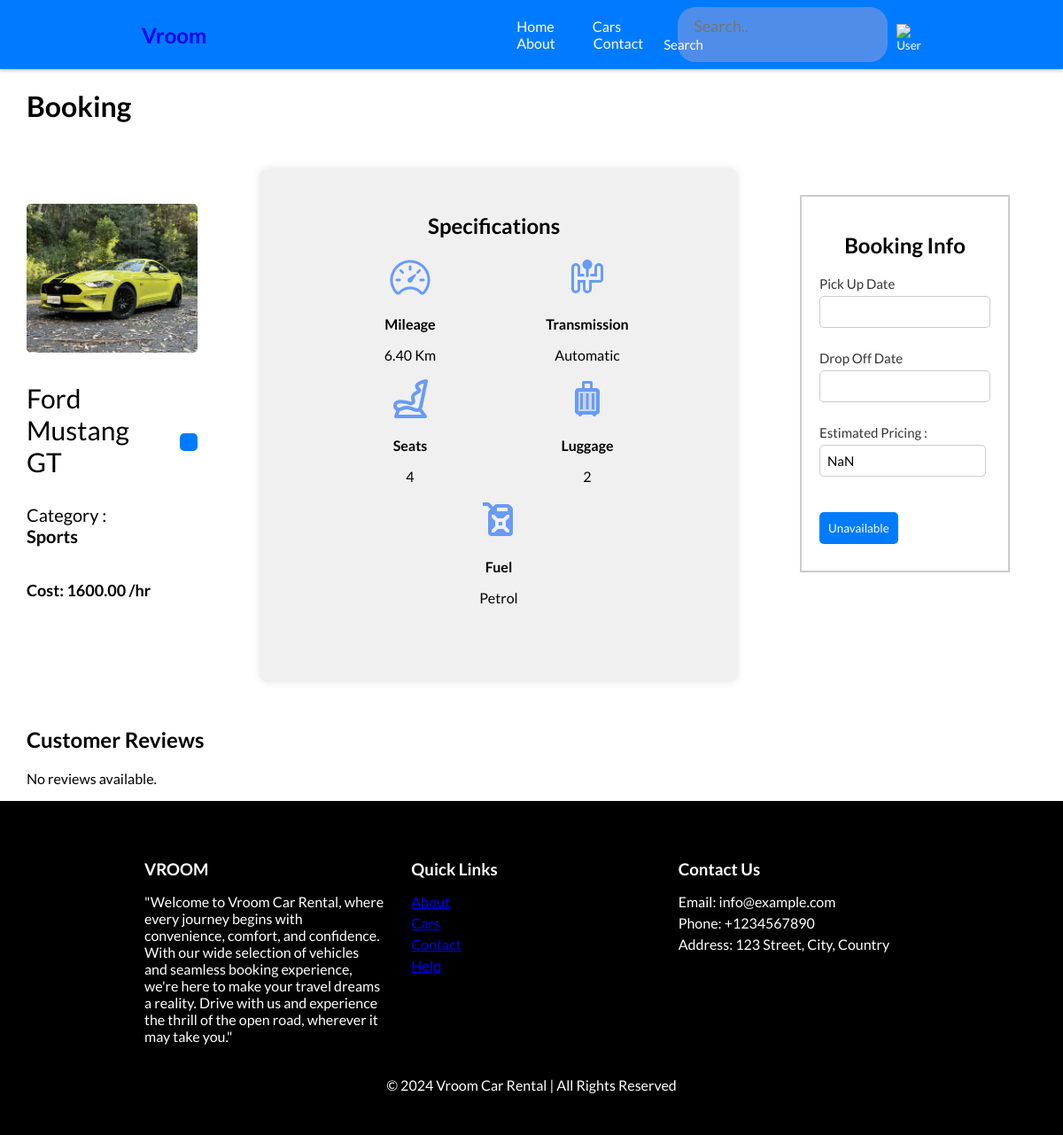
Before: /cars/bookings/10/ (signed in) with the older database file.
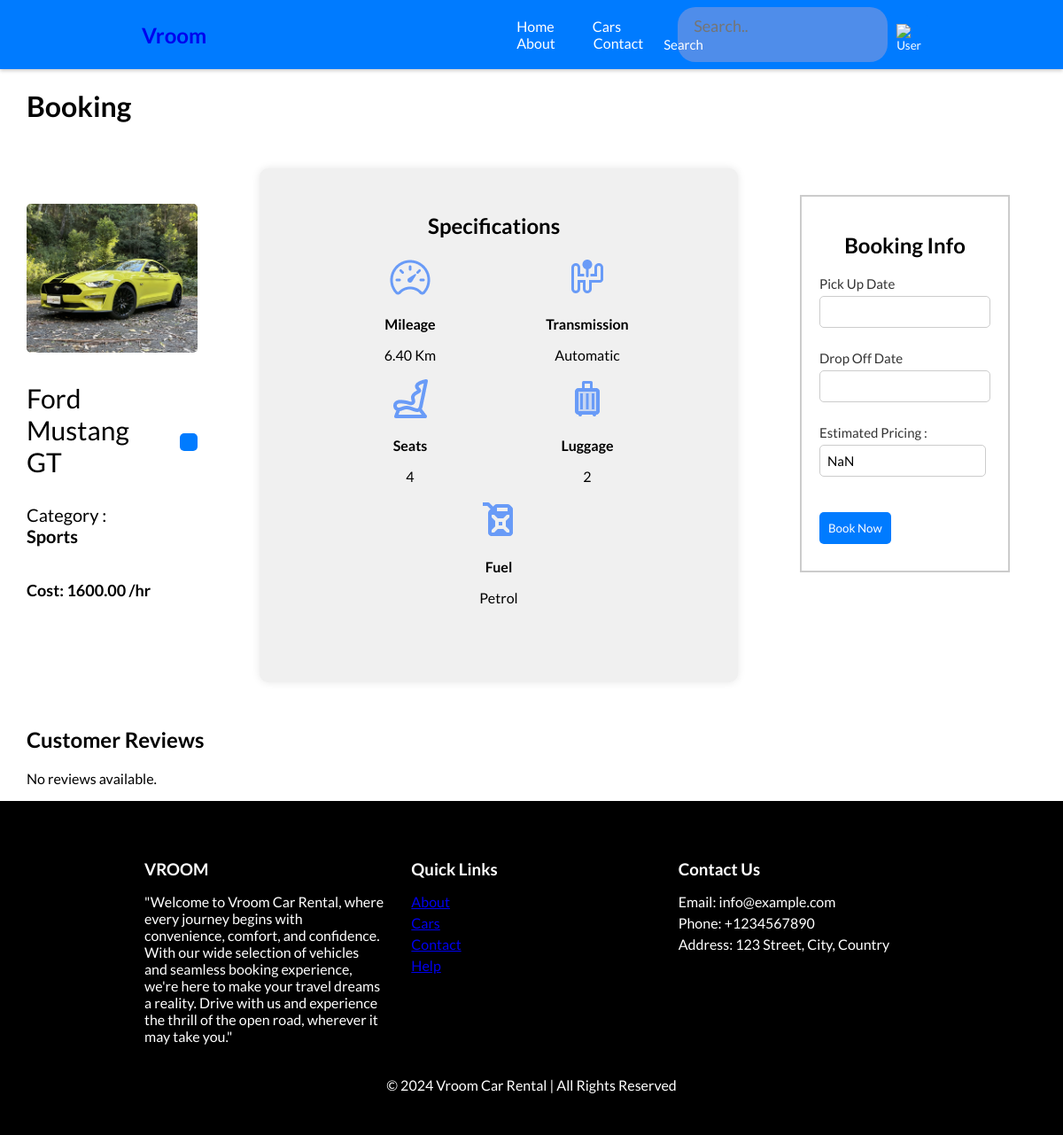
After: the same page with the newer database file.
### booking/views.py (the view)
# urls.py: path('bookings/<int:car_id>/', book_car, name='bookings'),
@login_required(login_url='login')
def book_car(request, car_id):
    car = get_object_or_404(Car, id=car_id)
    approved_reviews = car.reviews.filter(approved=True)
    try:
        id_verification = IDVerification.objects.get(user=request.user)
        id_verification_status = id_verification.status == 'verified'
    except IDVerification.DoesNotExist:
        id_verification_status = False
    if Booking.objects.filter(user=request.user, car=car, status='pending').exists():
        return render(request, 'booking.html', {'car': car, 'message': 'You have already booked this car.', 'isbooked': True,'reviews': approved_reviews})
    if request.method == 'POST':
        form = CarSearchForm(request.POST)
        if form.is_valid():
            pickup_datetime = form.cleaned_data['pickup_datetime']
            dropoff_datetime = form.cleaned_data['dropoff_datetime']
            duration_hours = Decimal((dropoff_datetime - pickup_datetime).total_seconds()) / Decimal(3600)
            total_price = round(duration_hours * car.hourly_rate, 2)
            pickup_datetime_str = pickup_datetime.strftime('%Y-%m-%d %H:%M:%S')
            dropoff_datetime_str = dropoff_datetime.strftime('%Y-%m-%d %H:%M:%S')
            context = {
                'car': car,
                'pickup_datetime': pickup_datetime_str,
                'dropoff_datetime': dropoff_datetime_str,
                'total_price': total_price,
            }
            return render(request, 'payment.html', context)
    else:
        form = CarSearchForm()
    return render(request, 'booking.html', {'car': car,'form':form, 'id_verification_status': id_verification_status, 'reviews': approved_reviews})

### booking/forms.py
class CarSearchForm(forms.Form):
    pickup_datetime = forms.DateTimeField(label='Pickup Date and Time')
    dropoff_datetime = forms.DateTimeField(label='Drop-off Date and Time')
    location = forms.ChoiceField(label='Location', choices=[('Kathmandu','Kathmandu'),('Pokhara','Pokhara')], widget=forms.Select)

### booking/context_processors.py (called while the page is built)
def new_requests(request):
    return {
        'new_booking_requests': Booking.objects.filter(status='pending').count(),
        'new_verification_requests': IDVerification.objects.filter(status='pending').count(),
    }

### templates/booking.html (shortened to what the changed rows need)
{% extends "base.html" %}
{% load static %}
{% block head %}
<link rel="stylesheet" href="{% static 'booking.css' %}">
<link rel="stylesheet" href="{% static 'style.css' %}">
<link rel="stylesheet" href="{% static 'popup.css' %}">
<link rel="stylesheet" href="{% static 'alert.css' %}">
<link rel="stylesheet" href="https://cdnjs.cloudflare.com/ajax/libs/font-awesome/6.0.0-beta3/css/all.min.css"
 />
<link rel="stylesheet" href="https://cdnjs.cloudflare.com/ajax/libs/flatpickr/4.6.13/flatpickr.min.css">
<link rel="stylesheet" href="https://cdnjs.cloudflare.com/ajax/libs/font-awesome/4.7.0/css/font-awesome.min.css">
{% endblock %}
{% block content %}
<h1>Booking</h1>
{% if car %}
<div class="car-container">
    <div class="specification-box">
        <div class="specifications-container">
            <h2>Specifications</h2>
        </div>
    </div>
    <div class="booking-container">
        <h2>Booking Info</h2>
        <form method="post" id="carForm">
            <p class="input-label">Pick Up Date</p>
            <input type="text" name="{{ form.pickup_datetime.name }}" required="" id="id_pickup_datetime"
                class="date-input flatpickr">
            <p class="input-label">Drop Off Date</p>
            <input type="text" name="{{ form.dropoff_datetime.name }}" required="" id="id_dropoff_datetime"
                class="date-input flatpickr">
            <p class="input-label">Estimated Pricing : </p>
            <input type="text" readonly id="estimated_price">
            <br>
            {% if isbooked or car.availability == 'unavailable' or car.availability == 'maintenance' %}
            <button type="submit" id="rent-btn" disabled style="cursor: not-allowed;">Unavailable</button>
            {% elif not id_verification_status %}
            <p style="color: red;">Please verify yourself before booking.</p>
            <button><a href="{% url 'view_bookings' %}"
                    style="color: #fff; background-color: #007bff; padding: 10px 10px; text-decoration: none; border-radius: 5px;">Verfiy</a></button>
            {% else %}
            <button type="submit" id="rent-btn">Book Now</button>
            {% endif %}
        </form>
    </div>
</div>
{% endif %}
<h2>Customer Reviews</h2>
{% endblock %}

Changed rows visible on the page:
changed Car "Ford Mustang GT": availability "unavailable" → "available" (drawn)
Other visible differences:
text no longer shown: "Unavailable"
text now shown: "Book Now"
